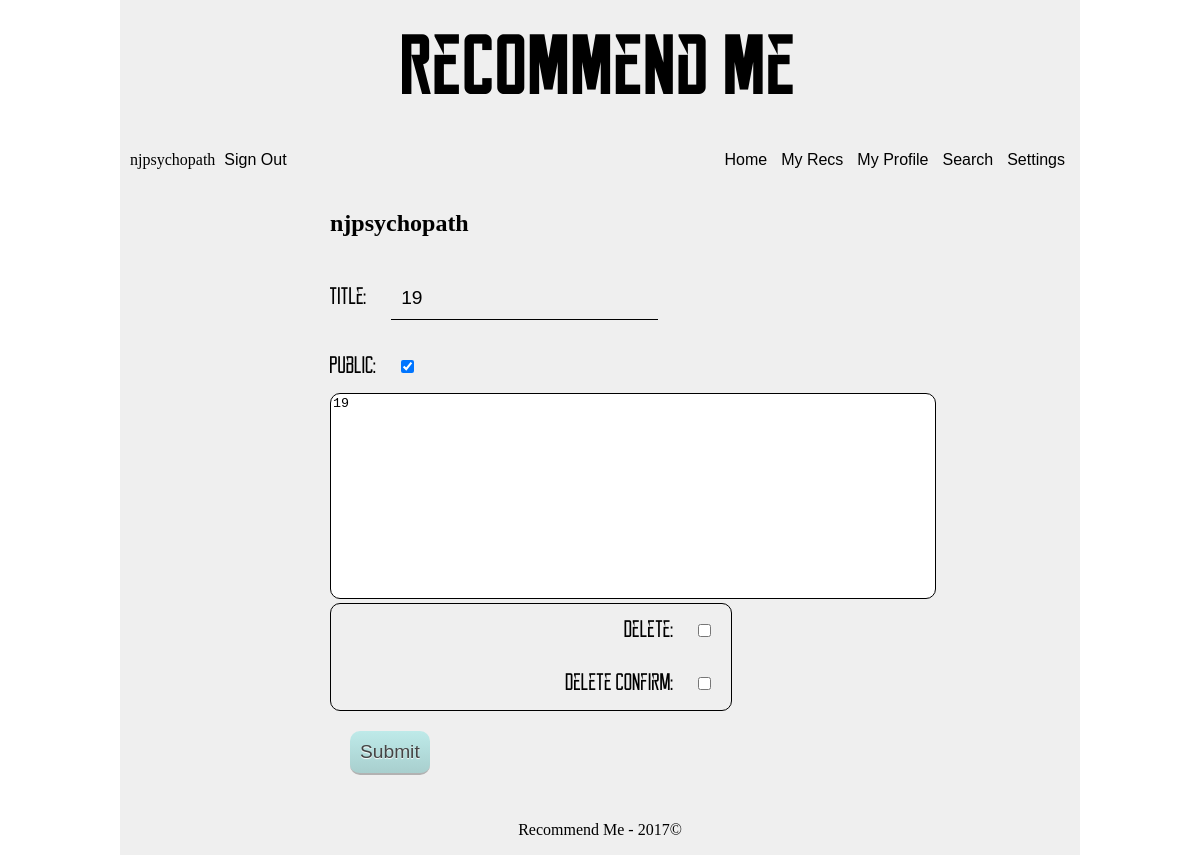
Page /personal/edit/19 (signed in) on the earlier database version.
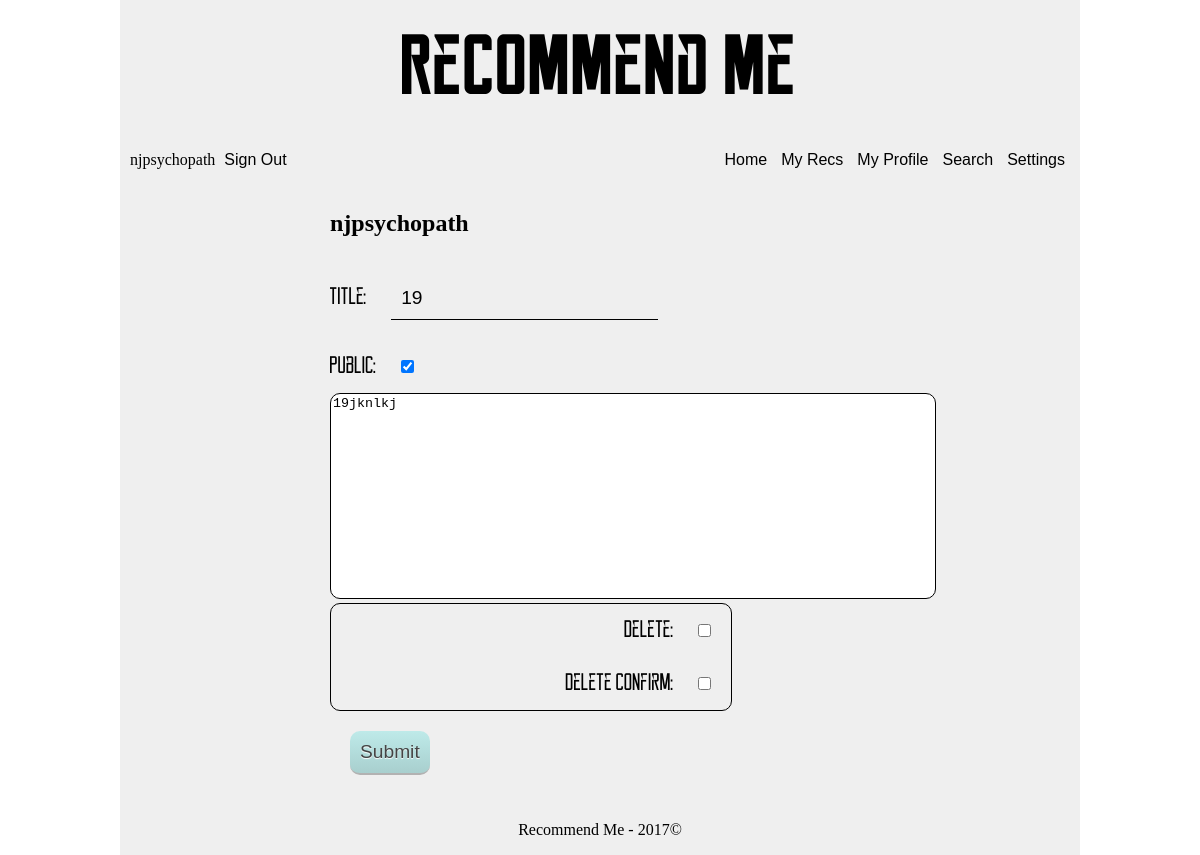
Same page on the later database version.
### app/models.py (models this page shows)
class Recommendation(db.Model):
    __tablename__ = 'recs'
    id = db.Column(db.Integer, primary_key=True)
    title = db.Column(db.String(64))
    public = db.Column(db.Boolean, default=True)
    timestamp = db.Column(db.DateTime, index=True, default=datetime.utcnow)
    author_id = db.Column(db.Integer, db.ForeignKey('users.id'))
    text = db.Column(db.Text)
    likes = db.Column(db.Integer, default=0)

### app/personal/views.py (the view, shortened to what this page needs)
@personal.route('/edit/<int:post_id>', methods=['GET', 'POST'])
@login_required
def edit(post_id):
    display_recs = Recommendation.query.filter_by(id=post_id).first_or_404()
    if display_recs.author_id != current_user.id:
        abort(404)
    form = EditForm(request.form)
    form.title.data = display_recs.title
    form.public.data = display_recs.public
    form.text.data = display_recs.text
    return render_template('personal/edit.html', form = form)

### app/personal/forms.py
class EditForm(FlaskForm):
    title = StringField('TItle: ', validators=[validators.DataRequired()])
    public = BooleanField('Public: ')
    text = TextAreaField('Rec: ', validators=[validators.DataRequired()])
    delete = BooleanField('Delete: ')
    delete_confirm = BooleanField('Delete Confirm: ')
    submit = SubmitField('Submit')

### app/auth/views.py (called while the page is built)
@auth.before_app_request
def before_request():
    if  current_user.is_authenticated  and not current_user.confirmed \
    and request.endpoint[:5] != 'auth.' and request.endpoint != 'static':
        return redirect(url_for('auth.unconfirmed'))

### app/main/__init__.py (called while the page is built)
@main.app_context_processor
def inject_permissions():
    return dict(Permission=Permission)

### app/models.py (called while the page is built)
@login_manager.user_loader
def load_user(user_id):
    return Users.query.get(int(user_id))

### app/templates/personal/edit.html (shortened to what this page needs)
<!DOCTYPE html>
{% extends 'personal/post.html' %}
  {% block maincontent %}
    <div class='w940'>
      <h2>{{current_user.username}}</h2>
      <form method='POST'>
        {{form.title.label(class='rec')}} {{form.title(class='entry')}}
        <br/>
        {{form.public.label(class='rec')}} {{form.public(class='entry', default=form.public.data)}}
        <br/>
        {{form.text(class='textentry')}}
        <br/>
        <div class='fieldseterror'>
          <div class='fieldset'>
            {{form.delete.label(class='rec')}} {{form.delete(class='entry')}}
            <br/>
            {{form.delete_confirm.label(class='rec')}} {{form.delete_confirm(class='entry')}}
          </div>
        </div>
        {{form.submit(class='entry', id='submit')}}
      </form>
    </div>
  {% endblock %}

Differences in the rows shown:
changed Recommendation: text "19" → "19jknlkj"
